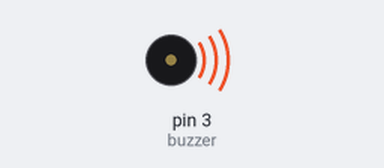
Simulated run of this sketch. Board: Arduino Uno, built with avr-gcc and run on an emulated ATmega328P. On the bench: buzzer (waves = sounding).

Above: at 0.2 s.
At 5.35 s:
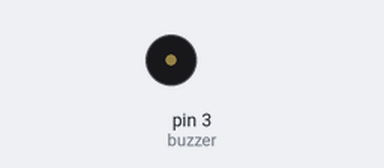
Timing chart, 0 to 5.7 s (numbered marks = the images above):
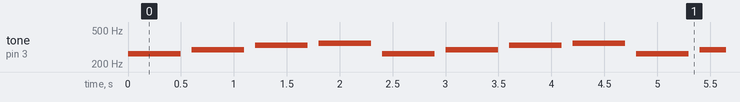

The sketch:

ATV_-_09_buzzer.ino
```cpp
int buzzer = 3;
#define doo 262
#define re 294
#define mi 330
#define fa 349

void setup()
{
  pinMode(buzzer, OUTPUT);
}

void loop()
{
  tone(buzzer,doo,500);
  delay(600);
  tone(buzzer,re,500);
  delay(600);
  tone(buzzer,mi,500);
  delay(600);
  tone(buzzer,fa,500);
  delay(600);
  noTone(buzzer);
}
```

Measured:
- by itself, tone on pin 3 (buzzer): repeats every 2.4 s: silent 0.10 s, 294 Hz 0.50 s, silent 0.10 s, 330 Hz 0.50 s, silent 0.10 s, 349 Hz 0.50 s, silent 0.10 s, 262 Hz 0.50 s
